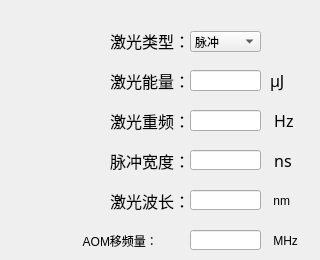
   <widget class="QWidget" name="tab_1">
    <attribute name="title">
     <string>激光参数</string>
    </attribute>
    <widget class="QLineEdit" name="lineEdit_laserPulseWidth">
     <property name="geometry">
      <rect>
       <x>190</x>
       <y>150</y>
       <width>71</width>
       <height>20</height>
      </rect>
     </property>
    </widget>
    <widget class="QLabel" name="label_15">
     <property name="geometry">
      <rect>
       <x>110</x>
       <y>110</y>
       <width>81</width>
       <height>21</height>
      </rect>
     </property>
     <property name="font">
      <font>
       <family>微软雅黑</family>
       <pointsize>12</pointsize>
      </font>
     </property>
     <property name="text">
      <string>激光重频：</string>
     </property>
    </widget>
    <widget class="QLineEdit" name="lineEdit_laserRPF">
     <property name="geometry">
      <rect>
       <x>190</x>
       <y>110</y>
       <width>71</width>
       <height>21</height>
      </rect>
     </property>
     <property name="font">
      <font>
       <family>微软雅黑</family>
       <pointsize>12</pointsize>
      </font>
     </property>
     <property name="layoutDirection">
      <enum>Qt::RightToLeft</enum>
     </property>
    </widget>
    <widget class="QLabel" name="label_16">
     <property name="geometry">
      <rect>
       <x>110</x>
       <y>190</y>
       <width>81</width>
       <height>21</height>
      </rect>
     </property>
     <property name="font">
      <font>
       <family>微软雅黑</family>
       <pointsize>12</pointsize>
      </font>
     </property>
     <property name="text">
      <string>激光波长：</string>
     </property>
    </widget>
    <widget class="QLineEdit" name="lineEdit_laserWaveLength">
     <property name="geometry">
      <rect>
       <x>190</x>
       <y>190</y>
       <width>71</width>
       <height>20</height>
      </rect>
     </property>
    </widget>
    <widget class="QLabel" name="label_17">
     <property name="geometry">
      <rect>
       <x>270</x>
       <y>190</y>
       <width>31</width>
       <height>21</height>
      </rect>
     </property>
     <property name="text">
      <string> nm</string>
     </property>
    </widget>
    <widget class="QLabel" name="label_11">
     <property name="geometry">
      <rect>
       <x>270</x>
       <y>110</y>
       <width>31</width>
       <height>21</height>
      </rect>
     </property>
     <property name="font">
      <font>
       <family>微软雅黑</family>
       <pointsize>12</pointsize>
      </font>
     </property>
     <property name="text">
      <string> Hz</string>
     </property>
    </widget>
    <widget class="QLabel" name="label_10">
     <property name="geometry">
      <rect>
       <x>110</x>
       <y>150</y>
       <width>81</width>
       <height>21</height>
      </rect>
     </property>
     <property name="font">
      <font>
       <family>微软雅黑</family>
       <pointsize>12</pointsize>
      </font>
     </property>
     <property name="text">
      <string>脉冲宽度：</string>
     </property>
    </widget>
    <widget class="QLineEdit" name="lineEdit_AOM_Freq">
     <property name="geometry">
      <rect>
       <x>190</x>
       <y>230</y>
       <width>71</width>
       <height>20</height>
      </rect>
     </property>
    </widget>
    <widget class="QLabel" name="label_12">
     <property name="geometry">
      <rect>
       <x>270</x>
       <y>230</y>
       <width>41</width>
       <height>21</height>
      </rect>
     </property>
     <property name="text">
      <string> MHz</string>
     </property>
    </widget>
    <widget class="QLabel" name="label_13">
     <property name="geometry">
      <rect>
       <x>270</x>
       <y>150</y>
       <width>31</width>
       <height>21</height>
      </rect>
     </property>
     <property name="font">
      <font>
       <family>微软雅黑</family>
       <pointsize>12</pointsize>
      </font>
     </property>
     <property name="text">
      <string> ns</string>
     </property>
    </widget>
    <widget class="QLabel" name="label_14">
     <property name="geometry">
      <rect>
       <x>80</x>
       <y>230</y>
       <width>111</width>
       <height>21</height>
      </rect>
     </property>
     <property name="text">
      <string> AOM移频量：</string>
     </property>
    </widget>
    <widget class="QLabel" name="label_EP_Unit">
     <property name="geometry">
      <rect>
       <x>270</x>
       <y>70</y>
       <width>31</width>
       <height>21</height>
      </rect>
     </property>
     <property name="font">
      <font>
       <family>微软雅黑</family>
       <pointsize>12</pointsize>
      </font>
     </property>
     <property name="text">
      <string>μJ</string>
     </property>
    </widget>
    <widget class="QLabel" name="label_19">
     <property name="geometry">
      <rect>
       <x>110</x>
       <y>70</y>
       <width>81</width>
       <height>21</height>
      </rect>
     </property>
     <property name="font">
      <font>
       <family>微软雅黑</family>
       <pointsize>12</pointsize>
      </font>
     </property>
     <property name="text">
      <string>激光能量：</string>
     </property>
    </widget>
    <widget class="QLineEdit" name="lineEdit_laserEP">
     <property name="geometry">
      <rect>
       <x>190</x>
       <y>70</y>
       <width>71</width>
       <height>21</height>
      </rect>
     </property>
     <property name="font">
      <font>
       <family>微软雅黑</family>
       <pointsize>12</pointsize>
      </font>
     </property>
     <property name="layoutDirection">
      <enum>Qt::RightToLeft</enum>
     </property>
    </widget>
    <widget class="QLabel" name="label_20">
     <property name="geometry">
      <rect>
       <x>110</x>
       <y>30</y>
       <width>81</width>
       <height>21</height>
      </rect>
     </property>
     <property name="font">
      <font>
       <family>微软雅黑</family>
       <pointsize>12</pointsize>
      </font>
     </property>
     <property name="text">
      <string>激光类型：</string>
     </property>
    </widget>
    <widget class="QComboBox" name="comboBox_lasermode">
     <property name="geometry">
      <rect>
       <x>190</x>
       <y>31</y>
       <width>71</width>
       <height>21</height>
      </rect>
     </property>
     <property name="insertPolicy">
      <enum>QComboBox::InsertAfterCurrent</enum>
     </property>
     <item>
      <property name="text">
       <string>脉冲</string>
      </property>
     </item>
     <item>
      <property name="text">
       <string>连续</string>
      </property>
     </item>
    </widget>
   </widget>
